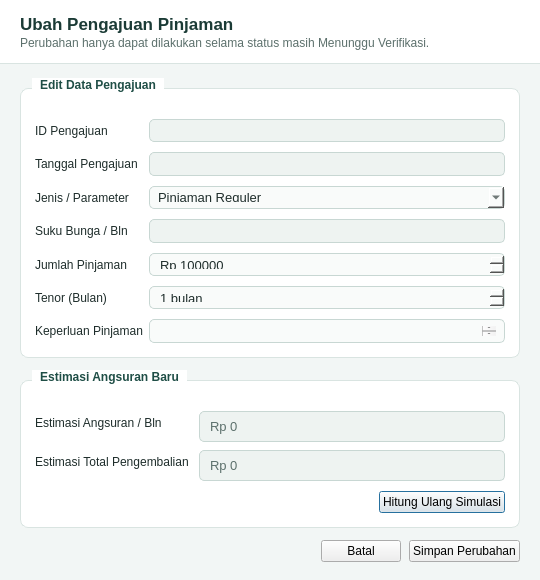
<?xml version="1.0" encoding="UTF-8"?>
<ui version="4.0">
 <class>DialogUbahPengajuan</class>
 <widget class="QDialog" name="DialogUbahPengajuan">
  <property name="geometry">
   <rect>
    <x>0</x>
    <y>0</y>
    <width>540</width>
    <height>580</height>
   </rect>
  </property>
  <property name="minimumSize">
   <size>
    <width>480</width>
    <height>540</height>
   </size>
  </property>
  <property name="windowTitle">
   <string>Ubah Pengajuan Pinjaman</string>
  </property>
  <property name="styleSheet">
   <string notr="true">QDialog {
    background-color: #F2F6F5;
    font-family: "Segoe UI", "Helvetica Neue", Arial, sans-serif;
    color: #1E2D2B;
    font-size: 13px;
}

QFrame#frameDialogHeader {
    background-color: #FFFFFF;
    border-bottom: 1px solid #D9E4E1;
}

QLabel#lblDialogTitle {
    color: #1B3B36;
    font-size: 17px;
    font-weight: bold;
}

QLabel#lblDialogSubtitle {
    color: #5C706C;
    font-size: 12px;
}

QGroupBox {
    background-color: #FFFFFF;
    border: 1px solid #D9E4E1;
    border-radius: 8px;
    margin-top: 10px;
    padding-top: 14px;
    font-weight: bold;
    color: #1B3B36;
}

QGroupBox::title {
    subcontrol-origin: margin;
    left: 12px;
    padding: 0 6px;
    background-color: #FFFFFF;
    color: #1F4E46;
}

QLabel {
    color: #1E2D2B;
}

QLineEdit, QComboBox, QSpinBox, QDoubleSpinBox, QPlainTextEdit {
    background-color: #F9FBFA;
    border: 1px solid #C8D7D3;
    border-radius: 5px;
    padding: 6px 8px;
    color: #1E2D2B;
    font-size: 13px;
}

QLineEdit:focus, QComboBox:focus, QSpinBox:focus, QDoubleSpinBox:focus, QPlainTextEdit:focus {
    border: 1px solid #2A7B6F;
    background-color: #FFFFFF;
}

QLineEdit:read-only {
    background-color: #EEF3F1;
    color: #5C706C;
}

QPushButton[btnType="secondary"] {
    background-color: #2A6F8E;
    color: #FFFFFF;
    border: none;
    border-radius: 5px;
    padding: 7px 14px;
    font-weight: bold;
}

QPushButton[btnType="secondary"]:hover {
    background-color: #215973;
}

QPushButton[btnType="primary"] {
    background-color: #266D61;
    color: #FFFFFF;
    border: none;
    border-radius: 5px;
    padding: 7px 14px;
    font-weight: bold;
}

QPushButton[btnType="primary"]:hover {
    background-color: #1F5B51;
}

QPushButton[btnType="neutral"] {
    background-color: #EDF3F1;
    color: #2B423E;
    border: 1px solid #C8D7D3;
    border-radius: 5px;
    padding: 7px 14px;
}

QPushButton[btnType="neutral"]:hover {
    background-color: #DFEAE6;
}</string>
  </property>
  <layout class="QVBoxLayout" name="layoutUbahPengajuanRoot">
   <property name="spacing">
    <number>0</number>
   </property>
   <property name="leftMargin">
    <number>0</number>
   </property>
   <property name="topMargin">
    <number>0</number>
   </property>
   <property name="rightMargin">
    <number>0</number>
   </property>
   <property name="bottomMargin">
    <number>0</number>
   </property>
   <item>
    <widget class="QFrame" name="frameDialogHeader">
     <property name="frameShape">
      <enum>QFrame::NoFrame</enum>
     </property>
     <layout class="QVBoxLayout" name="layoutDialogHeader">
      <property name="spacing">
       <number>2</number>
      </property>
      <property name="leftMargin">
       <number>20</number>
      </property>
      <property name="topMargin">
       <number>14</number>
      </property>
      <property name="rightMargin">
       <number>20</number>
      </property>
      <property name="bottomMargin">
       <number>14</number>
      </property>
      <item>
       <widget class="QLabel" name="lblDialogTitle">
        <property name="text">
         <string>Ubah Pengajuan Pinjaman</string>
        </property>
       </widget>
      </item>
      <item>
       <widget class="QLabel" name="lblDialogSubtitle">
        <property name="text">
         <string>Perubahan hanya dapat dilakukan selama status masih Menunggu Verifikasi.</string>
        </property>
       </widget>
      </item>
     </layout>
    </widget>
   </item>
   <item>
    <layout class="QVBoxLayout" name="layoutUbahPengajuanBody">
     <property name="spacing">
      <number>12</number>
     </property>
     <property name="leftMargin">
      <number>20</number>
     </property>
     <property name="topMargin">
      <number>14</number>
     </property>
     <property name="rightMargin">
      <number>20</number>
     </property>
     <property name="bottomMargin">
      <number>18</number>
     </property>
     <item>
      <widget class="QGroupBox" name="grpUbahDataPengajuan">
       <property name="title">
        <string>Edit Data Pengajuan</string>
       </property>
       <layout class="QFormLayout" name="formUbahPengajuan">
        <property name="verticalSpacing">
         <number>10</number>
        </property>
        <property name="leftMargin">
         <number>14</number>
        </property>
        <property name="topMargin">
         <number>16</number>
        </property>
        <property name="rightMargin">
         <number>14</number>
        </property>
        <property name="bottomMargin">
         <number>14</number>
        </property>
        <item row="0" column="0">
         <widget class="QLabel" name="lblUbahId">
          <property name="text">
           <string>ID Pengajuan</string>
          </property>
         </widget>
        </item>
        <item row="0" column="1">
         <widget class="QLineEdit" name="txtUbahId">
          <property name="readOnly">
           <bool>true</bool>
          </property>
         </widget>
        </item>
        <item row="1" column="0">
         <widget class="QLabel" name="lblUbahTanggal">
          <property name="text">
           <string>Tanggal Pengajuan</string>
          </property>
         </widget>
        </item>
        <item row="1" column="1">
         <widget class="QLineEdit" name="txtUbahTanggal">
          <property name="readOnly">
           <bool>true</bool>
          </property>
         </widget>
        </item>
        <item row="2" column="0">
         <widget class="QLabel" name="lblUbahJenis">
          <property name="text">
           <string>Jenis / Parameter</string>
          </property>
         </widget>
        </item>
        <item row="2" column="1">
         <widget class="QComboBox" name="cmbUbahJenis">
          <item>
           <property name="text">
            <string>Pinjaman Reguler</string>
           </property>
          </item>
          <item>
           <property name="text">
            <string>Pinjaman Mikro / Usaha</string>
           </property>
          </item>
          <item>
           <property name="text">
            <string>Pinjaman Darurat</string>
           </property>
          </item>
         </widget>
        </item>
        <item row="3" column="0">
         <widget class="QLabel" name="lblUbahBunga">
          <property name="text">
           <string>Suku Bunga / Bln</string>
          </property>
         </widget>
        </item>
        <item row="3" column="1">
         <widget class="QLineEdit" name="txtUbahBunga">
          <property name="readOnly">
           <bool>true</bool>
          </property>
         </widget>
        </item>
        <item row="4" column="0">
         <widget class="QLabel" name="lblUbahJumlah">
          <property name="text">
           <string>Jumlah Pinjaman</string>
          </property>
         </widget>
        </item>
        <item row="4" column="1">
         <widget class="QDoubleSpinBox" name="spnUbahJumlah">
          <property name="prefix">
           <string>Rp </string>
          </property>
          <property name="decimals">
           <number>0</number>
          </property>
          <property name="minimum">
           <double>100000.000000000000000</double>
          </property>
          <property name="maximum">
           <double>500000000.000000000000000</double>
          </property>
          <property name="singleStep">
           <double>500000.000000000000000</double>
          </property>
         </widget>
        </item>
        <item row="5" column="0">
         <widget class="QLabel" name="lblUbahTenor">
          <property name="text">
           <string>Tenor (Bulan)</string>
          </property>
         </widget>
        </item>
        <item row="5" column="1">
         <widget class="QSpinBox" name="spnUbahTenor">
          <property name="suffix">
           <string> bulan</string>
          </property>
          <property name="minimum">
           <number>1</number>
          </property>
          <property name="maximum">
           <number>120</number>
          </property>
         </widget>
        </item>
        <item row="6" column="0">
         <widget class="QLabel" name="lblUbahKeperluan">
          <property name="text">
           <string>Keperluan Pinjaman</string>
          </property>
         </widget>
        </item>
        <item row="6" column="1">
         <widget class="QPlainTextEdit" name="txtUbahKeperluan">
          <property name="maximumSize">
           <size>
            <width>16777215</width>
            <height>72</height>
           </size>
          </property>
         </widget>
        </item>
       </layout>
      </widget>
     </item>
     <item>
      <widget class="QGroupBox" name="grpUbahSimulasi">
       <property name="title">
        <string>Estimasi Angsuran Baru</string>
       </property>
       <layout class="QVBoxLayout" name="layoutUbahSimulasi">
        <property name="spacing">
         <number>10</number>
        </property>
        <property name="leftMargin">
         <number>14</number>
        </property>
        <property name="topMargin">
         <number>16</number>
        </property>
        <property name="rightMargin">
         <number>14</number>
        </property>
        <property name="bottomMargin">
         <number>14</number>
        </property>
        <item>
         <layout class="QFormLayout" name="formUbahSimulasi">
          <property name="verticalSpacing">
           <number>8</number>
          </property>
          <item row="0" column="0">
           <widget class="QLabel" name="lblUbahEstAngsuran">
            <property name="text">
             <string>Estimasi Angsuran / Bln</string>
            </property>
           </widget>
          </item>
          <item row="0" column="1">
           <widget class="QLineEdit" name="txtUbahEstAngsuran">
            <property name="text">
             <string>Rp 0</string>
            </property>
            <property name="readOnly">
             <bool>true</bool>
            </property>
           </widget>
          </item>
          <item row="1" column="0">
           <widget class="QLabel" name="lblUbahEstTotal">
            <property name="text">
             <string>Estimasi Total Pengembalian</string>
            </property>
           </widget>
          </item>
          <item row="1" column="1">
           <widget class="QLineEdit" name="txtUbahEstTotal">
            <property name="text">
             <string>Rp 0</string>
            </property>
            <property name="readOnly">
             <bool>true</bool>
            </property>
           </widget>
          </item>
         </layout>
        </item>
        <item>
         <layout class="QHBoxLayout" name="layoutUbahHitungBtn">
          <item>
           <spacer name="spacerUbahHitung">
            <property name="orientation">
             <enum>Qt::Horizontal</enum>
            </property>
            <property name="sizeHint" stdset="0">
             <size>
              <width>40</width>
              <height>20</height>
             </size>
            </property>
           </spacer>
          </item>
          <item>
           <widget class="QPushButton" name="btnHitungUlangPengajuan">
            <property name="text">
             <string>Hitung Ulang Simulasi</string>
            </property>
            <property name="btnType" stdset="0">
             <string>primary</string>
            </property>
           </widget>
          </item>
         </layout>
        </item>
       </layout>
      </widget>
     </item>
     <item>
      <layout class="QHBoxLayout" name="layoutUbahButtons">
       <property name="spacing">
        <number>8</number>
       </property>
       <item>
        <spacer name="spacerUbahButtons">
         <property name="orientation">
          <enum>Qt::Horizontal</enum>
         </property>
         <property name="sizeHint" stdset="0">
          <size>
           <width>40</width>
           <height>20</height>
          </size>
         </property>
        </spacer>
       </item>
       <item>
        <widget class="QPushButton" name="btnBatalUbah">
         <property name="text">
          <string>Batal</string>
         </property>
         <property name="btnType" stdset="0">
          <string>neutral</string>
         </property>
        </widget>
       </item>
       <item>
        <widget class="QPushButton" name="btnSimpanUbah">
         <property name="text">
          <string>Simpan Perubahan</string>
         </property>
         <property name="btnType" stdset="0">
          <string>secondary</string>
         </property>
        </widget>
       </item>
      </layout>
     </item>
    </layout>
   </item>
  </layout>
 </widget>
 <resources/>
 <connections/>
</ui>
